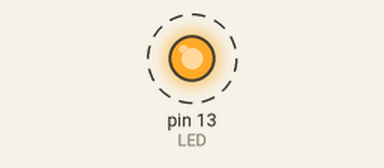
Simulated run of this sketch. Board: Arduino Uno, built with avr-gcc and run on an emulated ATmega328P. Shown: output pins drawn as LEDs (lit = HIGH). Dashed ring = blinking. The modem accepts every AT command (registered, SIM ready, sends succeed) and sends nothing else; what the sketch prints to the serial monitor is not drawn.

Above: at 1.3 s.
Timing chart, 0 to 4.1 s (numbered marks = the images above):
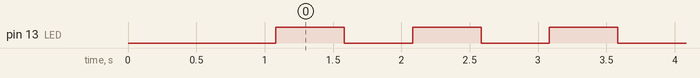

The sketch:

BlueSoftSerial.ino
```cpp
#include <SoftwareSerial.h>   //Software Serial Port
#define RxD 2  //for Leonardo：10
#define TxD 3  //for Leonardo：11
//对菜鸟重要：
//for UNO D2 应连接蓝牙模块上的TXD
//        D3 应连接蓝牙模块上的RTD
//  可以理解为上述define是对主板而言的，因为SoftwareSerial库可是在主板上运行的哦，RX自然要对接TX。

#define LED 13

SoftwareSerial blueToothSerial(RxD,TxD);

void setup()
{
  Serial.begin(9600);
  pinMode(LED, OUTPUT);

  setupBlueToothConnection();
}

void loop()
{
  digitalWrite(LED, HIGH);
  delay(500);
  digitalWrite(LED, LOW);
  delay(500);
}

void setupBlueToothConnection()
{
  Serial.println("Setting Bluetooth parameters");
  blueToothSerial.begin(9600); //Set BluetoothBee BaudRate to default baud rate 38400
  delay(100);
  sendBlueToothCommand("AT\r\n");
  sendBlueToothCommand("AT+NAME?\r\n");//命名模块名
  sendBlueToothCommand("AT+RNAME?\r\n");//命名模块名
  sendBlueToothCommand("AT+ROLE?\r\n");//命名模块名
  sendBlueToothCommand("AT+PSWD?\r\n");//命名模块名
  sendBlueToothCommand("AT+STATE?\r\n");//命名模块名
  //sendBlueToothCommand("AT+NAME=HC-05\r\n");//命名模块名
  //sendBlueToothCommand("AT+ROLE=0\r\n");//设置主从模式：0从机，1主机
  sendBlueToothCommand("AT+ADDR?\r\n");//设置主从模式：0从机，1主机
  //sendBlueToothCommand("AT+PSWD=1234\r\n");//设置配对密码，如0123
  sendBlueToothCommand("AT+UART?\r\n");//设置波特率9600，停止位1，校验位无
  //sendBlueToothCommand("AT+UART=38400,0,0\r\n");//设置波特率9600，停止位1，校验位无
  //sendBlueToothCommand("AT+RMAAD\r\n");//清空配对列表
  delay(100);
  Serial.println("Setup complete");
}
void sendBlueToothCommand(char command[])
{
  char a;
  blueToothSerial.print(command);
  Serial.print(command);
  delay(100);
  while(blueToothSerial.available())
  {
    Serial.print(char(blueToothSerial.read()));
  }
}
```

Measured:
- by itself, pin 13 (LED): alternates HIGH for 0.50 s and LOW for 0.50 s
